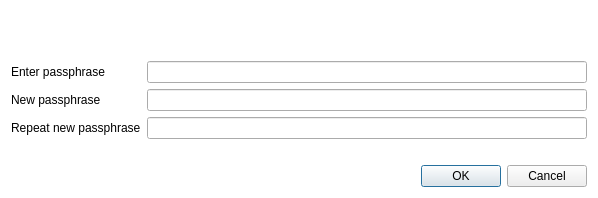
<?xml version="1.0" encoding="UTF-8"?>
<ui version="4.0">
 <class>AskPassphraseDialog</class>
 <widget class="QDialog" name="AskPassphraseDialog">
  <property name="geometry">
   <rect>
    <x>0</x>
    <y>0</y>
    <width>598</width>
    <height>198</height>
   </rect>
  </property>
  <property name="sizePolicy">
   <sizepolicy hsizetype="Preferred" vsizetype="Minimum">
    <horstretch>0</horstretch>
    <verstretch>0</verstretch>
   </sizepolicy>
  </property>
  <property name="minimumSize">
   <size>
    <width>550</width>
    <height>0</height>
   </size>
  </property>
  <property name="windowTitle">
   <string>Passphrase Dialog</string>
  </property>
  <property name="styleSheet">
   <string notr="true">QDialog { background: transparent; }</string>
  </property>
  <layout class="QVBoxLayout" name="verticalLayout">
   <item>
    <widget class="QLabel" name="warningLabel">
     <property name="textFormat">
      <enum>Qt::RichText</enum>
     </property>
     <property name="wordWrap">
      <bool>true</bool>
     </property>
    </widget>
   </item>
   <item>
    <layout class="QFormLayout" name="formLayout">
     <property name="fieldGrowthPolicy">
      <enum>QFormLayout::AllNonFixedFieldsGrow</enum>
     </property>
     <item row="0" column="0">
      <widget class="QLabel" name="passLabel1">
       <property name="text">
        <string>Enter passphrase</string>
       </property>
      </widget>
     </item>
     <item row="0" column="1">
      <widget class="QLineEdit" name="passEdit1">
       <property name="echoMode">
        <enum>QLineEdit::Password</enum>
       </property>
      </widget>
     </item>
     <item row="1" column="0">
      <widget class="QLabel" name="passLabel2">
       <property name="text">
        <string>New passphrase</string>
       </property>
      </widget>
     </item>
     <item row="1" column="1">
      <widget class="QLineEdit" name="passEdit2">
       <property name="echoMode">
        <enum>QLineEdit::Password</enum>
       </property>
      </widget>
     </item>
     <item row="2" column="0">
      <widget class="QLabel" name="passLabel3">
       <property name="text">
        <string>Repeat new passphrase</string>
       </property>
      </widget>
     </item>
     <item row="2" column="1">
      <widget class="QLineEdit" name="passEdit3">
       <property name="echoMode">
        <enum>QLineEdit::Password</enum>
       </property>
      </widget>
     </item>
     <item row="3" column="1">
      <widget class="QLabel" name="capsLabel">
       <property name="font">
        <font>
         <weight>75</weight>
         <bold>true</bold>
        </font>
       </property>
       <property name="text">
        <string/>
       </property>
       <property name="alignment">
        <set>Qt::AlignCenter</set>
       </property>
      </widget>
     </item>
    </layout>
   </item>
   <item>
    <widget class="QDialogButtonBox" name="buttonBox">
     <property name="orientation">
      <enum>Qt::Horizontal</enum>
     </property>
     <property name="standardButtons">
      <set>QDialogButtonBox::Cancel|QDialogButtonBox::Ok</set>
     </property>
    </widget>
   </item>
  </layout>
 </widget>
 <resources/>
 <connections>
  <connection>
   <sender>buttonBox</sender>
   <signal>accepted()</signal>
   <receiver>AskPassphraseDialog</receiver>
   <slot>accept()</slot>
   <hints>
    <hint type="sourcelabel">
     <x>248</x>
     <y>254</y>
    </hint>
    <hint type="destinationlabel">
     <x>157</x>
     <y>274</y>
    </hint>
   </hints>
  </connection>
  <connection>
   <sender>buttonBox</sender>
   <signal>rejected()</signal>
   <receiver>AskPassphraseDialog</receiver>
   <slot>reject()</slot>
   <hints>
    <hint type="sourcelabel">
     <x>316</x>
     <y>260</y>
    </hint>
    <hint type="destinationlabel">
     <x>286</x>
     <y>274</y>
    </hint>
   </hints>
  </connection>
 </connections>
</ui>
